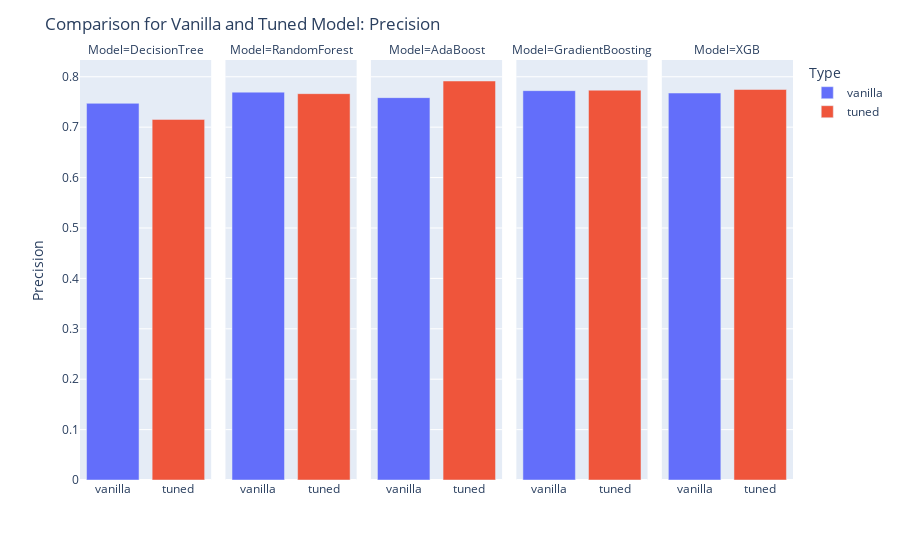

The notebook cell this image was saved under:
### Code cell
plot_result("Precision")

### Figure 1 — Plotly figure (JSON) as saved in the notebook; plotly's stock layout.template omitted (floating-point values rounded to 4 significant figures)
{"data": [{"alignmentgroup": "True", "hovertemplate": "Type=%{x}<br>Model=DecisionTree<br>Precision=%{y}<extra></extra>", "legendgroup": "vanilla", "marker": {"color": "#636efa", "pattern": {"shape": ""}}, "name": "vanilla", "offsetgroup": "vanilla", "orientation": "v", "showlegend": true, "textposition": "auto", "type": "bar", "x": ["vanilla"], "xaxis": "x", "y": [0.7473], "yaxis": "y"}, {"alignmentgroup": "True", "hovertemplate": "Type=%{x}<br>Model=RandomForest<br>Precision=%{y}<extra></extra>", "legendgroup": "vanilla", "marker": {"color": "#636efa", "pattern": {"shape": ""}}, "name": "vanilla", "offsetgroup": "vanilla", "orientation": "v", "showlegend": false, "textposition": "auto", "type": "bar", "x": ["vanilla"], "xaxis": "x2", "y": [0.7695], "yaxis": "y2"}, {"alignmentgroup": "True", "hovertemplate": "Type=%{x}<br>Model=AdaBoost<br>Precision=%{y}<extra></extra>", "legendgroup": "vanilla", "marker": {"color": "#636efa", "pattern": {"shape": ""}}, "name": "vanilla", "offsetgroup": "vanilla", "orientation": "v", "showlegend": false, "textposition": "auto", "type": "bar", "x": ["vanilla"], "xaxis": "x3", "y": [0.7586], "yaxis": "y3"}, {"alignmentgroup": "True", "hovertemplate": "Type=%{x}<br>Model=GradientBoosting<br>Precision=%{y}<extra></extra>", "legendgroup": "vanilla", "marker": {"color": "#636efa", "pattern": {"shape": ""}}, "name": "vanilla", "offsetgroup": "vanilla", "orientation": "v", "showlegend": false, "textposition": "auto", "type": "bar", "x": ["vanilla"], "xaxis": "x4", "y": [0.7724], "yaxis": "y4"}, {"alignmentgroup": "True", "hovertemplate": "Type=%{x}<br>Model=XGB<br>Precision=%{y}<extra></extra>", "legendgroup": "vanilla", "marker": {"color": "#636efa", "pattern": {"shape": ""}}, "name": "vanilla", "offsetgroup": "vanilla", "orientation": "v", "showlegend": false, "textposition": "auto", "type": "bar", "x": ["vanilla"], "xaxis": "x5", "y": [0.7677], "yaxis": "y5"}, {"alignmentgroup": "True", "hovertemplate": "Type=%{x}<br>Model=DecisionTree<br>Precision=%{y}<extra></extra>", "legendgroup": "tuned", "marker": {"color": "#EF553B", "pattern": {"shape": ""}}, "name": "tuned", "offsetgroup": "tuned", "orientation": "v", "showlegend": true, "textposition": "auto", "type": "bar", "x": ["tuned"], "xaxis": "x", "y": [0.7154], "yaxis": "y"}, {"alignmentgroup": "True", "hovertemplate": "Type=%{x}<br>Model=RandomForest<br>Precision=%{y}<extra></extra>", "legendgroup": "tuned", "marker": {"color": "#EF553B", "pattern": {"shape": ""}}, "name": "tuned", "offsetgroup": "tuned", "orientation": "v", "showlegend": false, "textposition": "auto", "type": "bar", "x": ["tuned"], "xaxis": "x2", "y": [0.7665], "yaxis": "y2"}, {"alignmentgroup": "True", "hovertemplate": "Type=%{x}<br>Model=AdaBoost<br>Precision=%{y}<extra></extra>", "legendgroup": "tuned", "marker": {"color": "#EF553B", "pattern": {"shape": ""}}, "name": "tuned", "offsetgroup": "tuned", "orientation": "v", "showlegend": false, "textposition": "auto", "type": "bar", "x": ["tuned"], "xaxis": "x3", "y": [0.7916], "yaxis": "y3"}, {"alignmentgroup": "True", "hovertemplate": "Type=%{x}<br>Model=GradientBoosting<br>Precision=%{y}<extra></extra>", "legendgroup": "tuned", "marker": {"color": "#EF553B", "pattern": {"shape": ""}}, "name": "tuned", "offsetgroup": "tuned", "orientation": "v", "showlegend": false, "textposition": "auto", "type": "bar", "x": ["tuned"], "xaxis": "x4", "y": [0.7734], "yaxis": "y4"}, {"alignmentgroup": "True", "hovertemplate": "Type=%{x}<br>Model=XGB<br>Precision=%{y}<extra></extra>", "legendgroup": "tuned", "marker": {"color": "#EF553B", "pattern": {"shape": ""}}, "name": "tuned", "offsetgroup": "tuned", "orientation": "v", "showlegend": false, "textposition": "auto", "type": "bar", "x": ["tuned"], "xaxis": "x5", "y": [0.7748], "yaxis": "y5"}], "layout": {"annotations": [{"font": {}, "showarrow": false, "text": "Model=DecisionTree", "x": 0.092, "xanchor": "center", "xref": "paper", "y": 1, "yanchor": "bottom", "yref": "paper"}, {"font": {}, "showarrow": false, "text": "Model=RandomForest", "x": 0.296, "xanchor": "center", "xref": "paper", "y": 1, "yanchor": "bottom", "yref": "paper"}, {"font": {}, "showarrow": false, "text": "Model=AdaBoost", "x": 0.5, "xanchor": "center", "xref": "paper", "y": 1, "yanchor": "bottom", "yref": "paper"}, {"font": {}, "showarrow": false, "text": "Model=GradientBoosting", "x": 0.704, "xanchor": "center", "xref": "paper", "y": 1, "yanchor": "bottom", "yref": "paper"}, {"font": {}, "showarrow": false, "text": "Model=XGB", "x": 0.908, "xanchor": "center", "xref": "paper", "y": 1, "yanchor": "bottom", "yref": "paper"}], "barmode": "relative", "legend": {"title": {"text": "Type"}, "tracegroupgap": 0}, "margin": {"t": 60}, "title": {"text": "Comparison for Vanilla and Tuned Model: Precision"}, "xaxis": {"anchor": "y", "categoryarray": ["vanilla", "tuned"], "categoryorder": "array", "domain": [0, 0.184], "title": {"text": ""}}, "xaxis2": {"anchor": "y2", "categoryarray": ["vanilla", "tuned"], "categoryorder": "array", "domain": [0.204, 0.388], "matches": "x", "title": {"text": ""}}, "xaxis3": {"anchor": "y3", "categoryarray": ["vanilla", "tuned"], "categoryorder": "array", "domain": [0.408, 0.592], "matches": "x", "title": {"text": ""}}, "xaxis4": {"anchor": "y4", "categoryarray": ["vanilla", "tuned"], "categoryorder": "array", "domain": [0.612, 0.796], "matches": "x", "title": {"text": ""}}, "xaxis5": {"anchor": "y5", "categoryarray": ["vanilla", "tuned"], "categoryorder": "array", "domain": [0.816, 1], "matches": "x", "title": {"text": ""}}, "yaxis": {"anchor": "x", "domain": [0, 1], "title": {"text": "Precision"}}, "yaxis2": {"anchor": "x2", "domain": [0, 1], "matches": "y", "showticklabels": false}, "yaxis3": {"anchor": "x3", "domain": [0, 1], "matches": "y", "showticklabels": false}, "yaxis4": {"anchor": "x4", "domain": [0, 1], "matches": "y", "showticklabels": false}, "yaxis5": {"anchor": "x5", "domain": [0, 1], "matches": "y", "showticklabels": false}}}
